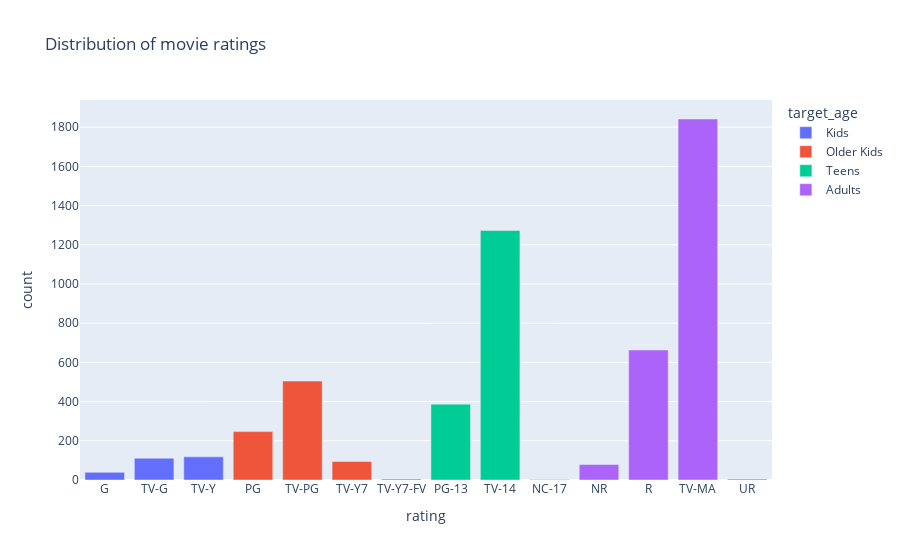
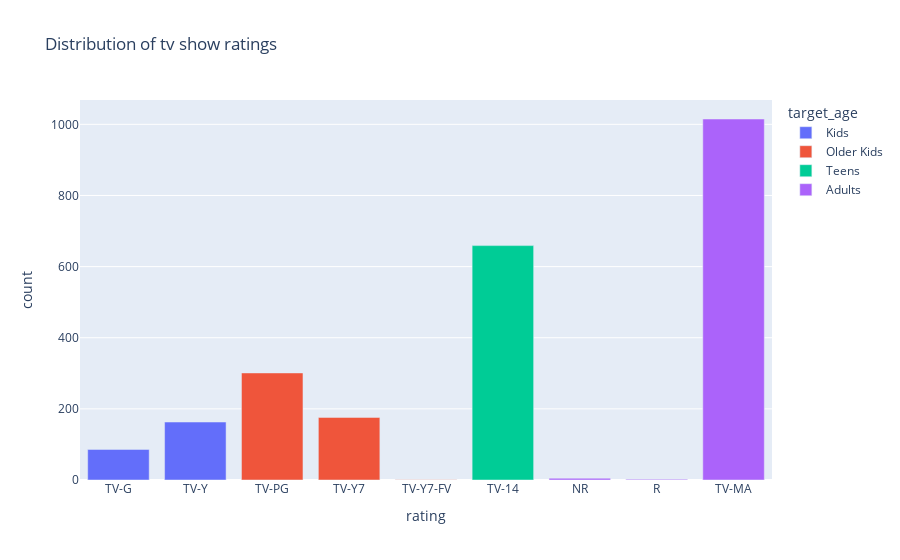

Source (notebook cell) for these figures, in order:
### Markdown cell above
def gen_rating_df(data):
    rating_df = data[["rating","target_age","show_id"]].groupby(["rating","target_age"]).count().reset_index()
    rating_df = rating_df[rating_df["show_id"] != 0]
    rating_df.columns = ["rating","target_age","count"]
    rating_df = rating_df.sort_values("target_age")
    return rating_df

cmap = {"Kids":"green","Older Kids":"blue","Teens":"orange","Adults":"red"}

movie_rating_df = gen_rating_df(data[data.type == "Movie"])
tv_rating_df = gen_rating_df(data[data.type == "TV Show"])
fig, (ax1, ax2) = plt.subplots(2,1,figsize = (20,16))
movie_rating_df.plot(kind = "bar", x = "rating", y = "count", xlabel = "Rating", ylabel = "Count", title = "Distribution of movie ratings", ax = ax1, color = list(movie_rating_df["target_age"].map(cmap)))
tv_rating_df.plot(kind = "bar", x = "rating", y = "count", xlabel = "Rating", ylabel = "Count", title = "Distribution of tv show ratings", ax = ax2, color = list(tv_rating_df["target_age"].map(cmap)))

### Code cell
import plotly.express as px
def gen_rating_df(data):
    rating_df = data[["rating","target_age","show_id"]].groupby(["rating","target_age"]).count().reset_index()
    rating_df = rating_df[rating_df["show_id"] != 0]
    rating_df.columns = ["rating","target_age","count"]
    rating_df = rating_df.sort_values("target_age")
    return rating_df

movie_rating_df = gen_rating_df(data[data.type == "Movie"])
tv_rating_df = gen_rating_df(data[data.type == "TV Show"])
ax1 = px.bar(movie_rating_df, x = "rating", y = "count", color = "target_age", title = "Distribution of movie ratings")
ax1.show()

ax2 = px.bar(tv_rating_df, x = "rating", y = "count", color = "target_age", title = "Distribution of tv show ratings")
ax2.show()

### Figure 1 — Plotly figure (JSON) as saved in the notebook; plotly's stock layout.template omitted (floating-point values rounded to 4 significant figures)
{"data": [{"alignmentgroup": "True", "hovertemplate": "target_age=Kids<br>rating=%{x}<br>count=%{y}<extra></extra>", "legendgroup": "Kids", "marker": {"color": "#636efa"}, "name": "Kids", "offsetgroup": "Kids", "orientation": "v", "showlegend": true, "textposition": "auto", "type": "bar", "x": ["G", "TV-G", "TV-Y"], "xaxis": "x", "y": [39, 111, 118], "yaxis": "y"}, {"alignmentgroup": "True", "hovertemplate": "target_age=Older Kids<br>rating=%{x}<br>count=%{y}<extra></extra>", "legendgroup": "Older Kids", "marker": {"color": "#EF553B"}, "name": "Older Kids", "offsetgroup": "Older Kids", "orientation": "v", "showlegend": true, "textposition": "auto", "type": "bar", "x": ["PG", "TV-PG", "TV-Y7", "TV-Y7-FV"], "xaxis": "x", "y": [247, 505, 95, 5], "yaxis": "y"}, {"alignmentgroup": "True", "hovertemplate": "target_age=Teens<br>rating=%{x}<br>count=%{y}<extra></extra>", "legendgroup": "Teens", "marker": {"color": "#00cc96"}, "name": "Teens", "offsetgroup": "Teens", "orientation": "v", "showlegend": true, "textposition": "auto", "type": "bar", "x": ["PG-13", "TV-14"], "xaxis": "x", "y": [387, 1273], "yaxis": "y"}, {"alignmentgroup": "True", "hovertemplate": "target_age=Adults<br>rating=%{x}<br>count=%{y}<extra></extra>", "legendgroup": "Adults", "marker": {"color": "#ab63fa"}, "name": "Adults", "offsetgroup": "Adults", "orientation": "v", "showlegend": true, "textposition": "auto", "type": "bar", "x": ["NC-17", "NR", "R", "TV-MA", "UR"], "xaxis": "x", "y": [3, 79, 663, 1842, 5], "yaxis": "y"}], "layout": {"barmode": "relative", "legend": {"title": {"text": "target_age"}, "tracegroupgap": 0}, "title": {"text": "Distribution of movie ratings"}, "xaxis": {"anchor": "y", "domain": [0, 1], "title": {"text": "rating"}}, "yaxis": {"anchor": "x", "domain": [0, 1], "title": {"text": "count"}}}}

### Figure 2 — Plotly figure (JSON) as saved in the notebook; plotly's stock layout.template omitted (floating-point values rounded to 4 significant figures)
{"data": [{"alignmentgroup": "True", "hovertemplate": "target_age=Kids<br>rating=%{x}<br>count=%{y}<extra></extra>", "legendgroup": "Kids", "marker": {"color": "#636efa"}, "name": "Kids", "offsetgroup": "Kids", "orientation": "v", "showlegend": true, "textposition": "auto", "type": "bar", "x": ["TV-G", "TV-Y"], "xaxis": "x", "y": [86, 163], "yaxis": "y"}, {"alignmentgroup": "True", "hovertemplate": "target_age=Older Kids<br>rating=%{x}<br>count=%{y}<extra></extra>", "legendgroup": "Older Kids", "marker": {"color": "#EF553B"}, "name": "Older Kids", "offsetgroup": "Older Kids", "orientation": "v", "showlegend": true, "textposition": "auto", "type": "bar", "x": ["TV-PG", "TV-Y7", "TV-Y7-FV"], "xaxis": "x", "y": [301, 176, 1], "yaxis": "y"}, {"alignmentgroup": "True", "hovertemplate": "target_age=Teens<br>rating=%{x}<br>count=%{y}<extra></extra>", "legendgroup": "Teens", "marker": {"color": "#00cc96"}, "name": "Teens", "offsetgroup": "Teens", "orientation": "v", "showlegend": true, "textposition": "auto", "type": "bar", "x": ["TV-14"], "xaxis": "x", "y": [659], "yaxis": "y"}, {"alignmentgroup": "True", "hovertemplate": "target_age=Adults<br>rating=%{x}<br>count=%{y}<extra></extra>", "legendgroup": "Adults", "marker": {"color": "#ab63fa"}, "name": "Adults", "offsetgroup": "Adults", "orientation": "v", "showlegend": true, "textposition": "auto", "type": "bar", "x": ["NR", "R", "TV-MA"], "xaxis": "x", "y": [5, 2, 1015], "yaxis": "y"}], "layout": {"barmode": "relative", "legend": {"title": {"text": "target_age"}, "tracegroupgap": 0}, "title": {"text": "Distribution of tv show ratings"}, "xaxis": {"anchor": "y", "domain": [0, 1], "title": {"text": "rating"}}, "yaxis": {"anchor": "x", "domain": [0, 1], "title": {"text": "count"}}}}
